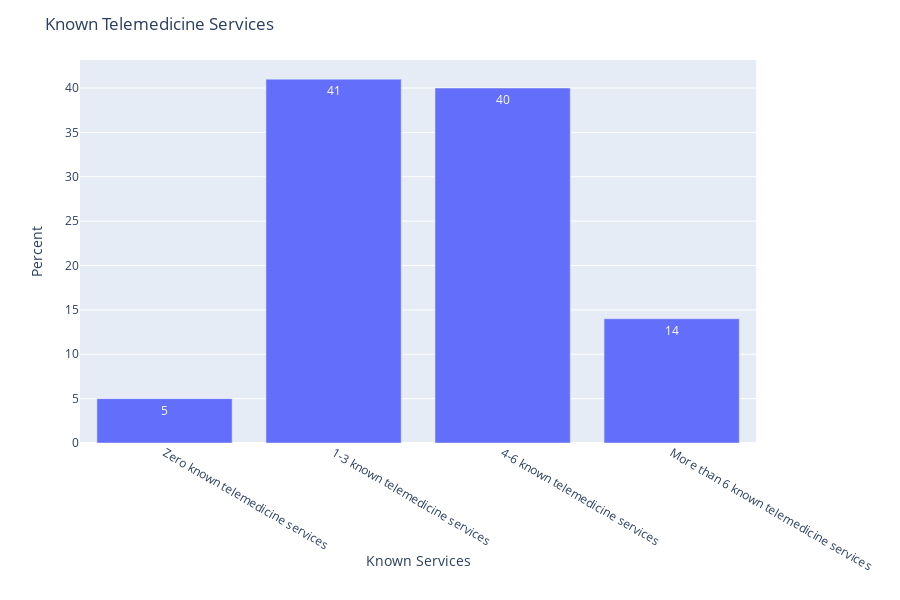

The notebook cell saved with this chart:
### Markdown cell above
### Q8 - How many of these Telemedicine options are you familiar with?

### Code cell
# Q8 - How many of these Telemedicine options are you familiar with? 

# Cross tab
pd.crosstab(index = df.Known_services, columns="count")

df_q8 = pd.crosstab(index = df.Known_services, columns="count").reset_index()
df_q8['percent'] = round((df_q8['count'] / df_q8['count'].sum()) * 100,0)

df_q8 = df_q8.reindex([3, 0, 1, 2])

print(df_q8)

fig = px.bar(df_q8, x='Known_services', y='percent',
             text= 'percent')
fig.update_layout(
    title='Known Telemedicine Services',
    xaxis=dict(
        title='Known Services'),
    yaxis = dict(
        title='Percent')
)
    
fig.show()

### Figure 1 — Plotly figure (JSON) as saved in the notebook; plotly's stock layout.template omitted (floating-point values rounded to 4 significant figures)
{"data": [{"alignmentgroup": "True", "hoverlabel": {"namelength": 0}, "hovertemplate": "Known_services=%{x}<br>percent=%{text}", "legendgroup": "", "marker": {"color": "#636efa"}, "name": "", "offsetgroup": "", "orientation": "v", "showlegend": false, "text": [5, 41, 40, 14], "textposition": "auto", "type": "bar", "x": ["Zero known telemedicine services", "1-3 known telemedicine services", "4-6 known telemedicine services", "More than 6 known telemedicine services"], "xaxis": "x", "y": [5, 41, 40, 14], "yaxis": "y"}], "layout": {"barmode": "relative", "height": 600, "legend": {"tracegroupgap": 0}, "margin": {"t": 60}, "title": {"text": "Known Telemedicine Services"}, "xaxis": {"anchor": "y", "domain": [0, 0.98], "title": {"text": "Known Services"}}, "yaxis": {"anchor": "x", "domain": [0, 1], "title": {"text": "Percent"}}}}
